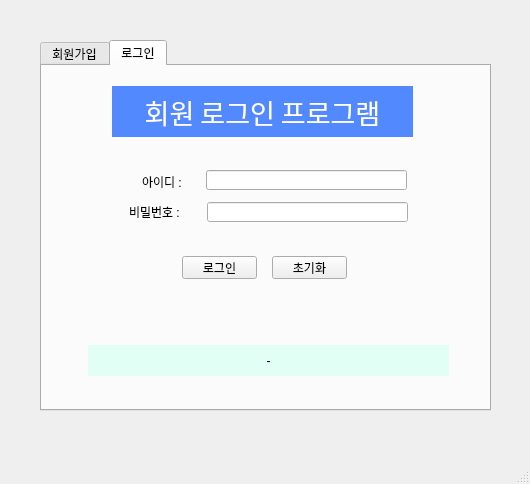
<?xml version="1.0" encoding="UTF-8"?>
<ui version="4.0">
 <class>MainWindow</class>
 <widget class="QMainWindow" name="MainWindow">
  <property name="geometry">
   <rect>
    <x>0</x>
    <y>0</y>
    <width>530</width>
    <height>484</height>
   </rect>
  </property>
  <property name="windowTitle">
   <string>MainWindow</string>
  </property>
  <widget class="QWidget" name="centralwidget">
   <widget class="QTabWidget" name="tabWidget">
    <property name="geometry">
     <rect>
      <x>40</x>
      <y>40</y>
      <width>451</width>
      <height>371</height>
     </rect>
    </property>
    <property name="currentIndex">
     <number>1</number>
    </property>
    <widget class="QWidget" name="tab">
     <attribute name="title">
      <string>회원가입</string>
     </attribute>
     <widget class="QLineEdit" name="memberid_edit">
      <property name="geometry">
       <rect>
        <x>130</x>
        <y>96</y>
        <width>211</width>
        <height>20</height>
       </rect>
      </property>
     </widget>
     <widget class="QLabel" name="label_3">
      <property name="geometry">
       <rect>
        <x>50</x>
        <y>136</y>
        <width>56</width>
        <height>12</height>
       </rect>
      </property>
      <property name="text">
       <string>PASS :</string>
      </property>
      <property name="alignment">
       <set>Qt::AlignRight|Qt::AlignTrailing|Qt::AlignVCenter</set>
      </property>
     </widget>
     <widget class="QPushButton" name="join_btn">
      <property name="geometry">
       <rect>
        <x>84</x>
        <y>303</y>
        <width>101</width>
        <height>23</height>
       </rect>
      </property>
      <property name="text">
       <string>회원가입</string>
      </property>
     </widget>
     <widget class="QPushButton" name="reset_btn">
      <property name="geometry">
       <rect>
        <x>200</x>
        <y>303</y>
        <width>101</width>
        <height>23</height>
       </rect>
      </property>
      <property name="text">
       <string>초기화</string>
      </property>
     </widget>
     <widget class="QLabel" name="label_5">
      <property name="geometry">
       <rect>
        <x>50</x>
        <y>190</y>
        <width>56</width>
        <height>12</height>
       </rect>
      </property>
      <property name="text">
       <string>PHONE :</string>
      </property>
      <property name="alignment">
       <set>Qt::AlignRight|Qt::AlignTrailing|Qt::AlignVCenter</set>
      </property>
     </widget>
     <widget class="QPushButton" name="idcheck_btn">
      <property name="geometry">
       <rect>
        <x>350</x>
        <y>96</y>
        <width>75</width>
        <height>23</height>
       </rect>
      </property>
      <property name="text">
       <string>ID CHECK</string>
      </property>
     </widget>
     <widget class="QLineEdit" name="address_edit">
      <property name="geometry">
       <rect>
        <x>130</x>
        <y>216</y>
        <width>211</width>
        <height>20</height>
       </rect>
      </property>
     </widget>
     <widget class="QLineEdit" name="memberpw_edit">
      <property name="geometry">
       <rect>
        <x>130</x>
        <y>126</y>
        <width>211</width>
        <height>20</height>
       </rect>
      </property>
     </widget>
     <widget class="QLabel" name="label_7">
      <property name="geometry">
       <rect>
        <x>24</x>
        <y>246</y>
        <width>81</width>
        <height>20</height>
       </rect>
      </property>
      <property name="text">
       <string>AGE :</string>
      </property>
      <property name="alignment">
       <set>Qt::AlignRight|Qt::AlignTrailing|Qt::AlignVCenter</set>
      </property>
     </widget>
     <widget class="QLabel" name="label">
      <property name="geometry">
       <rect>
        <x>40</x>
        <y>16</y>
        <width>301</width>
        <height>51</height>
       </rect>
      </property>
      <property name="font">
       <font>
        <family>휴먼엑스포</family>
        <pointsize>20</pointsize>
       </font>
      </property>
      <property name="styleSheet">
       <string notr="true">background-color:rgb(82, 137, 255);
color: rgb(255, 255, 255);</string>
      </property>
      <property name="text">
       <string>회원 가입 프로그램</string>
      </property>
      <property name="alignment">
       <set>Qt::AlignCenter</set>
      </property>
     </widget>
     <widget class="QLabel" name="label_6">
      <property name="geometry">
       <rect>
        <x>25</x>
        <y>216</y>
        <width>81</width>
        <height>20</height>
       </rect>
      </property>
      <property name="text">
       <string>ADDRESS :</string>
      </property>
      <property name="alignment">
       <set>Qt::AlignRight|Qt::AlignTrailing|Qt::AlignVCenter</set>
      </property>
     </widget>
     <widget class="QLineEdit" name="age_edit">
      <property name="geometry">
       <rect>
        <x>130</x>
        <y>246</y>
        <width>211</width>
        <height>20</height>
       </rect>
      </property>
     </widget>
     <widget class="QLineEdit" name="phone_edit">
      <property name="geometry">
       <rect>
        <x>130</x>
        <y>186</y>
        <width>211</width>
        <height>20</height>
       </rect>
      </property>
     </widget>
     <widget class="QLabel" name="label_2">
      <property name="geometry">
       <rect>
        <x>50</x>
        <y>100</y>
        <width>56</width>
        <height>12</height>
       </rect>
      </property>
      <property name="text">
       <string>ID :</string>
      </property>
      <property name="alignment">
       <set>Qt::AlignRight|Qt::AlignTrailing|Qt::AlignVCenter</set>
      </property>
     </widget>
     <widget class="QLineEdit" name="name_edit">
      <property name="geometry">
       <rect>
        <x>130</x>
        <y>156</y>
        <width>211</width>
        <height>20</height>
       </rect>
      </property>
     </widget>
     <widget class="QLabel" name="label_4">
      <property name="geometry">
       <rect>
        <x>50</x>
        <y>160</y>
        <width>56</width>
        <height>12</height>
       </rect>
      </property>
      <property name="text">
       <string>NAME :</string>
      </property>
      <property name="alignment">
       <set>Qt::AlignRight|Qt::AlignTrailing|Qt::AlignVCenter</set>
      </property>
     </widget>
    </widget>
    <widget class="QWidget" name="tab_2">
     <attribute name="title">
      <string>로그인</string>
     </attribute>
     <widget class="QLabel" name="label_8">
      <property name="geometry">
       <rect>
        <x>70</x>
        <y>20</y>
        <width>301</width>
        <height>51</height>
       </rect>
      </property>
      <property name="font">
       <font>
        <family>휴먼엑스포</family>
        <pointsize>20</pointsize>
       </font>
      </property>
      <property name="styleSheet">
       <string notr="true">background-color:rgb(82, 137, 255);
color: rgb(255, 255, 255);</string>
      </property>
      <property name="text">
       <string>회원 로그인 프로그램</string>
      </property>
      <property name="alignment">
       <set>Qt::AlignCenter</set>
      </property>
     </widget>
     <widget class="QLabel" name="label_9">
      <property name="geometry">
       <rect>
        <x>100</x>
        <y>110</y>
        <width>56</width>
        <height>12</height>
       </rect>
      </property>
      <property name="text">
       <string>아이디 :</string>
      </property>
     </widget>
     <widget class="QLineEdit" name="loginid_edit">
      <property name="geometry">
       <rect>
        <x>164</x>
        <y>104</y>
        <width>201</width>
        <height>20</height>
       </rect>
      </property>
     </widget>
     <widget class="QLabel" name="label_10">
      <property name="geometry">
       <rect>
        <x>87</x>
        <y>140</y>
        <width>56</width>
        <height>12</height>
       </rect>
      </property>
      <property name="text">
       <string>비밀번호 :</string>
      </property>
     </widget>
     <widget class="QLineEdit" name="loginpw_edit">
      <property name="geometry">
       <rect>
        <x>165</x>
        <y>136</y>
        <width>201</width>
        <height>20</height>
       </rect>
      </property>
     </widget>
     <widget class="QPushButton" name="login_btn">
      <property name="geometry">
       <rect>
        <x>140</x>
        <y>190</y>
        <width>75</width>
        <height>23</height>
       </rect>
      </property>
      <property name="text">
       <string>로그인</string>
      </property>
     </widget>
     <widget class="QPushButton" name="reset_btn_2">
      <property name="geometry">
       <rect>
        <x>230</x>
        <y>190</y>
        <width>75</width>
        <height>23</height>
       </rect>
      </property>
      <property name="text">
       <string>초기화</string>
      </property>
     </widget>
     <widget class="QLabel" name="logintext_label">
      <property name="geometry">
       <rect>
        <x>46</x>
        <y>279</y>
        <width>361</width>
        <height>31</height>
       </rect>
      </property>
      <property name="styleSheet">
       <string notr="true">background-color:rgb(226, 255, 245)</string>
      </property>
      <property name="text">
       <string>-</string>
      </property>
      <property name="alignment">
       <set>Qt::AlignCenter</set>
      </property>
     </widget>
    </widget>
   </widget>
  </widget>
  <widget class="QMenuBar" name="menubar">
   <property name="geometry">
    <rect>
     <x>0</x>
     <y>0</y>
     <width>530</width>
     <height>21</height>
    </rect>
   </property>
  </widget>
  <widget class="QStatusBar" name="statusbar"/>
 </widget>
 <resources/>
 <connections/>
</ui>
